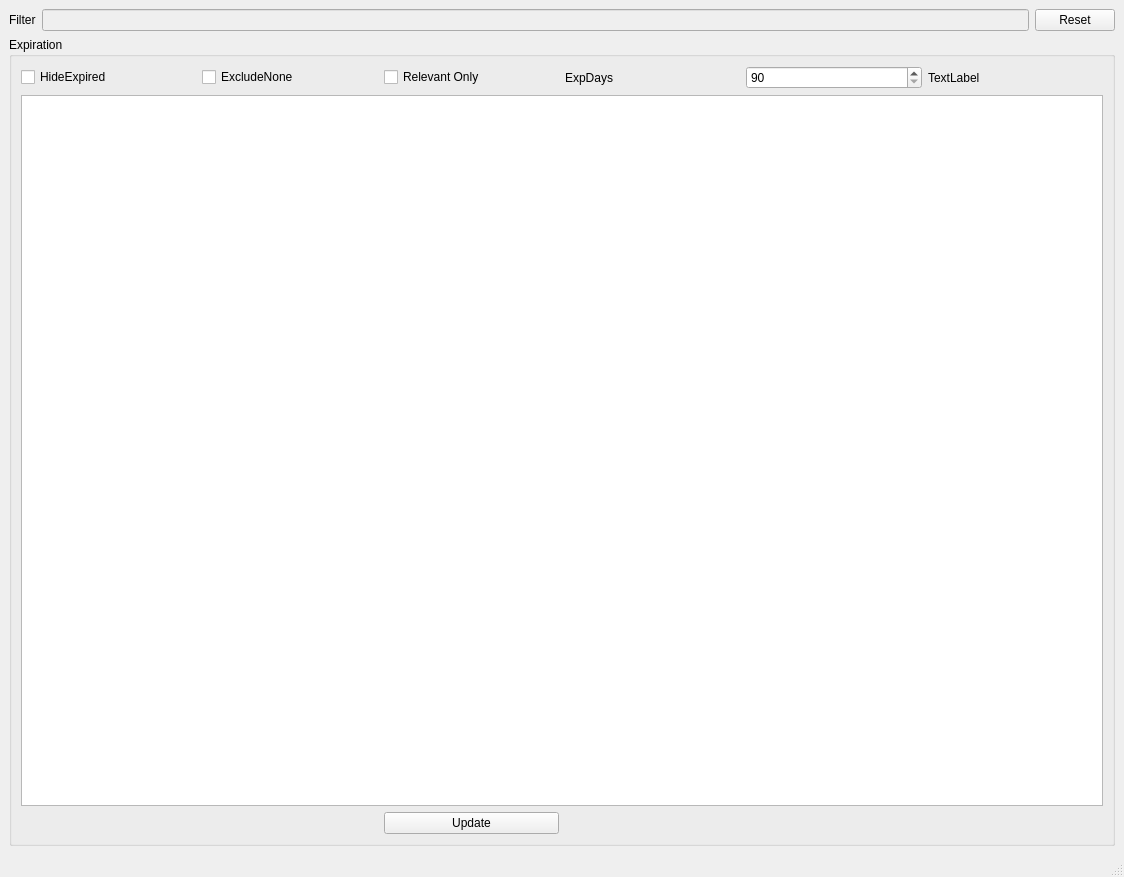
<?xml version="1.0" encoding="UTF-8"?>
<ui version="4.0">
 <class>chelt_plan</class>
 <widget class="QMainWindow" name="chelt_plan">
  <property name="geometry">
   <rect>
    <x>0</x>
    <y>0</y>
    <width>1124</width>
    <height>877</height>
   </rect>
  </property>
  <property name="windowTitle">
   <string>chelt_plan</string>
  </property>
  <widget class="QWidget" name="centralwidget">
   <layout class="QGridLayout" name="gridLayout_2">
    <item row="0" column="0">
     <widget class="QLabel" name="label_3">
      <property name="text">
       <string>Filter</string>
      </property>
     </widget>
    </item>
    <item row="0" column="1">
     <widget class="QLineEdit" name="lineEditFilterList">
      <property name="enabled">
       <bool>false</bool>
      </property>
     </widget>
    </item>
    <item row="0" column="2">
     <widget class="QPushButton" name="PB_ResetFilter">
      <property name="text">
       <string>Reset</string>
      </property>
     </widget>
    </item>
    <item row="1" column="0" colspan="3">
     <widget class="QGroupBox" name="groupBox">
      <property name="title">
       <string>Expiration</string>
      </property>
      <layout class="QGridLayout" name="gridLayout">
       <item row="0" column="5">
        <widget class="QLabel" name="label">
         <property name="text">
          <string>TextLabel</string>
         </property>
        </widget>
       </item>
       <item row="0" column="4">
        <widget class="QSpinBox" name="SB_expDays">
         <property name="specialValueText">
          <string>90</string>
         </property>
        </widget>
       </item>
       <item row="1" column="0" colspan="6">
        <widget class="QTableWidget" name="planTable"/>
       </item>
       <item row="2" column="2">
        <widget class="QPushButton" name="PB_update">
         <property name="text">
          <string>Update</string>
         </property>
        </widget>
       </item>
       <item row="0" column="1">
        <widget class="QCheckBox" name="CB_excludeNone">
         <property name="text">
          <string>ExcludeNone</string>
         </property>
        </widget>
       </item>
       <item row="0" column="2">
        <widget class="QCheckBox" name="CB_relOnly">
         <property name="text">
          <string>Relevant Only</string>
         </property>
        </widget>
       </item>
       <item row="0" column="0">
        <widget class="QCheckBox" name="CB_hideExpired">
         <property name="text">
          <string>HideExpired</string>
         </property>
        </widget>
       </item>
       <item row="0" column="3">
        <widget class="QLabel" name="label_2">
         <property name="text">
          <string>ExpDays</string>
         </property>
        </widget>
       </item>
      </layout>
     </widget>
    </item>
   </layout>
  </widget>
  <widget class="QMenuBar" name="menubar">
   <property name="geometry">
    <rect>
     <x>0</x>
     <y>0</y>
     <width>1124</width>
     <height>21</height>
    </rect>
   </property>
  </widget>
  <widget class="QStatusBar" name="statusbar"/>
 </widget>
 <resources/>
 <connections/>
</ui>
